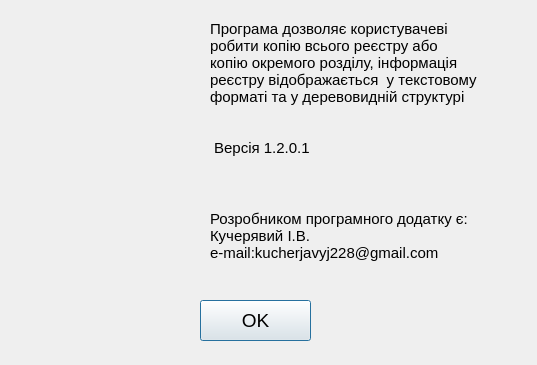
<?xml version="1.0" encoding="UTF-8"?>
<ui version="4.0">
 <class>Info</class>
 <widget class="QDialog" name="Info">
  <property name="geometry">
   <rect>
    <x>0</x>
    <y>0</y>
    <width>537</width>
    <height>365</height>
   </rect>
  </property>
  <property name="windowTitle">
   <string>KeepReg</string>
  </property>
  <property name="windowIcon">
   <iconset resource="resource.qrc">
    <normaloff>:/regedit-icon-32.jpg</normaloff>:/regedit-icon-32.jpg</iconset>
  </property>
  <widget class="QLabel" name="label">
   <property name="geometry">
    <rect>
     <x>210</x>
     <y>20</y>
     <width>291</width>
     <height>161</height>
    </rect>
   </property>
   <property name="font">
    <font>
     <pointsize>11</pointsize>
    </font>
   </property>
   <property name="layoutDirection">
    <enum>Qt::LeftToRight</enum>
   </property>
   <property name="text">
    <string>Програма дозволяє користувачеві 
робити копію всього реєстру або 
копію окремого розділу, інформація
реєстру відображається  у текстовому
форматі та у деревовидній структурі


 Версія 1.2.0.1</string>
   </property>
   <property name="alignment">
    <set>Qt::AlignJustify|Qt::AlignTop</set>
   </property>
   <property name="margin">
    <number>9</number>
   </property>
  </widget>
  <widget class="QLabel" name="label_3">
   <property name="geometry">
    <rect>
     <x>210</x>
     <y>210</y>
     <width>291</width>
     <height>111</height>
    </rect>
   </property>
   <property name="font">
    <font>
     <pointsize>11</pointsize>
    </font>
   </property>
   <property name="layoutDirection">
    <enum>Qt::LeftToRight</enum>
   </property>
   <property name="text">
    <string>Розробником програмного додатку є: 
Кучерявий І.В.
e-mail:kucherjavyj228@gmail.com</string>
   </property>
   <property name="alignment">
    <set>Qt::AlignJustify|Qt::AlignTop</set>
   </property>
   <property name="margin">
    <number>9</number>
   </property>
  </widget>
  <widget class="QPushButton" name="pushButton">
   <property name="geometry">
    <rect>
     <x>200</x>
     <y>300</y>
     <width>111</width>
     <height>41</height>
    </rect>
   </property>
   <property name="font">
    <font>
     <pointsize>14</pointsize>
    </font>
   </property>
   <property name="text">
    <string>OK</string>
   </property>
  </widget>
  <widget class="QLabel" name="label_2">
   <property name="geometry">
    <rect>
     <x>60</x>
     <y>70</y>
     <width>131</width>
     <height>161</height>
    </rect>
   </property>
   <property name="text">
    <string/>
   </property>
   <property name="pixmap">
    <pixmap resource="resource.qrc">:/regedit-icon-32.jpg</pixmap>
   </property>
  </widget>
 </widget>
 <resources>
  <include location="resource.qrc"/>
 </resources>
 <connections/>
</ui>
